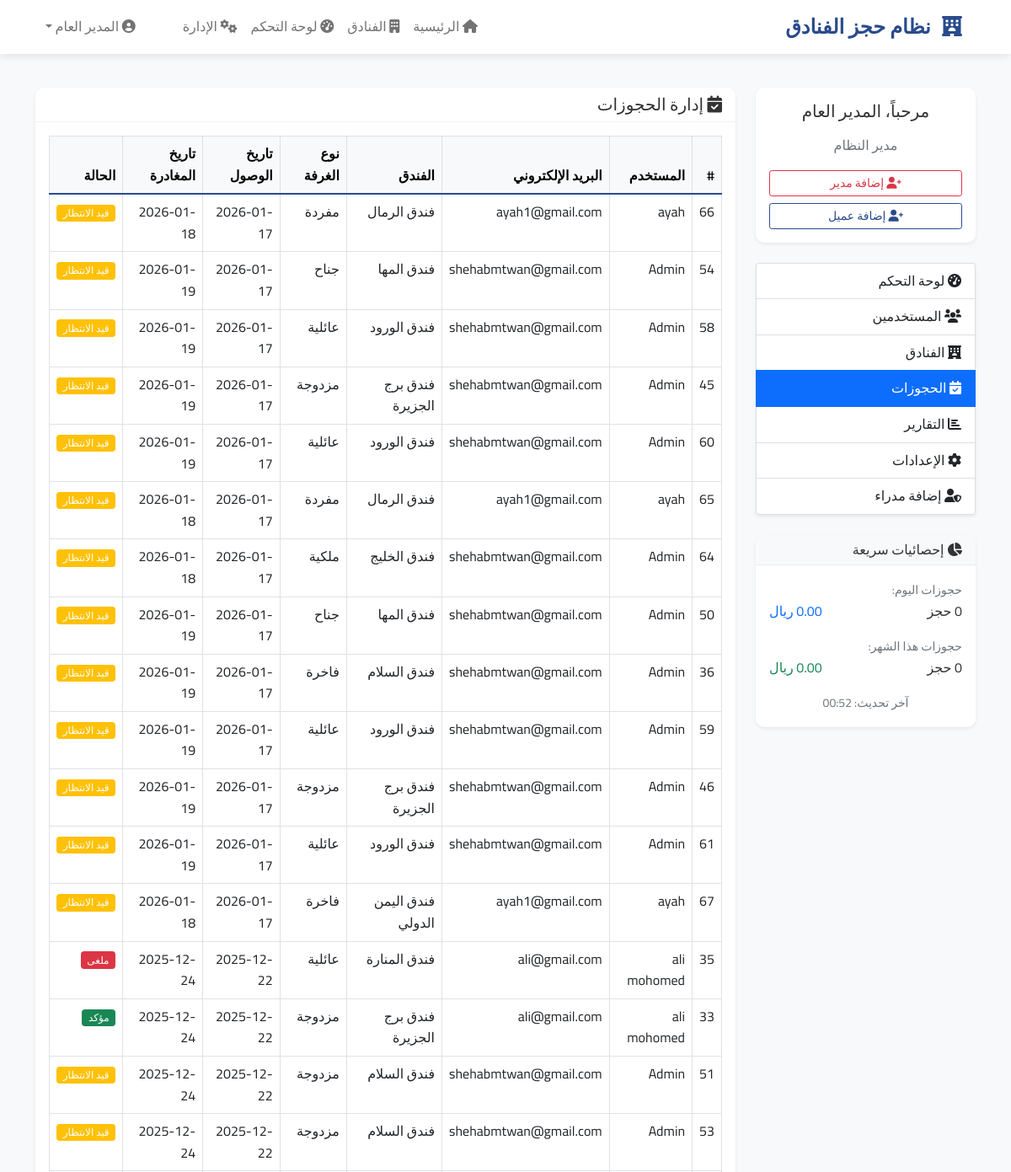
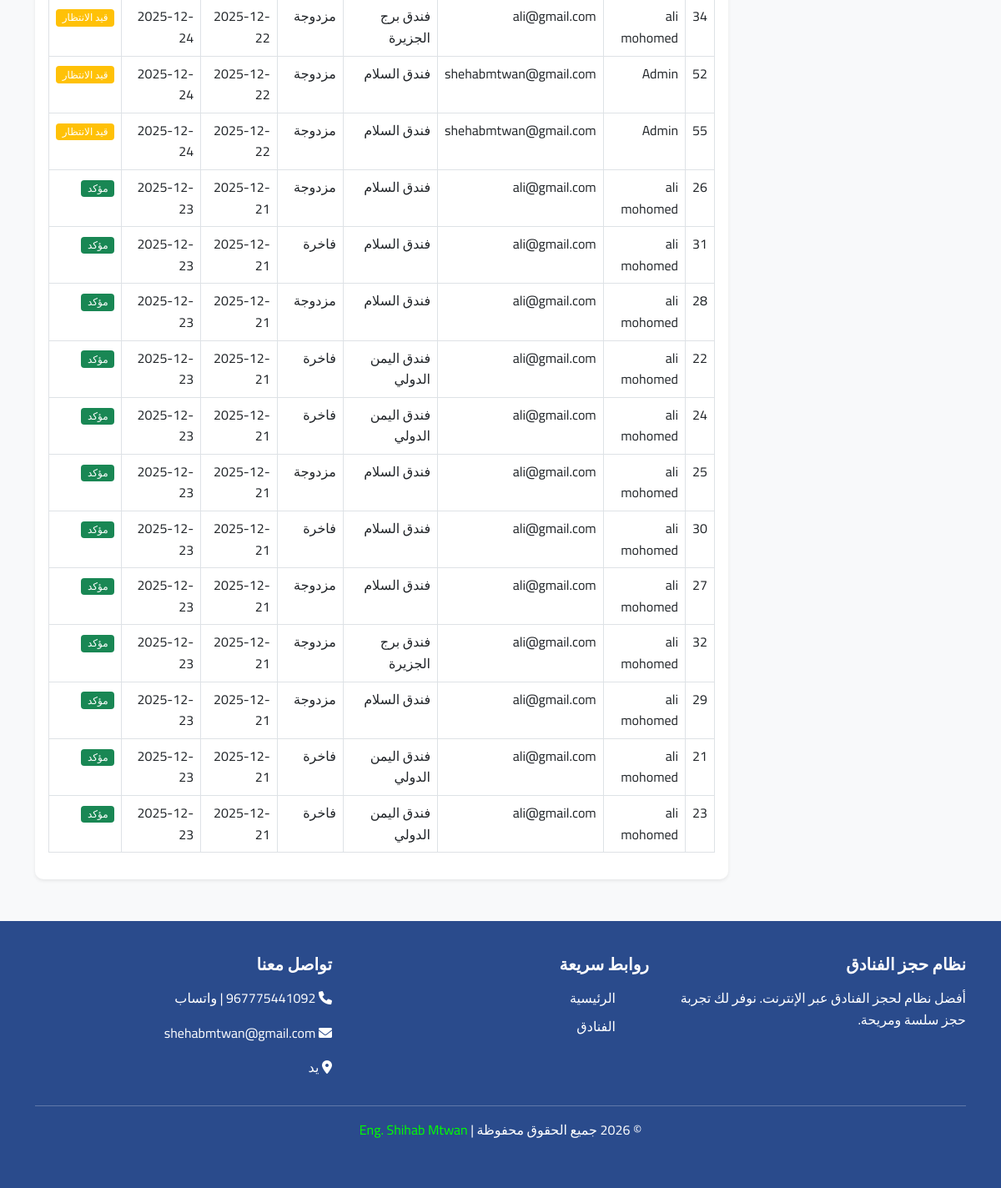
The app's page /admin/bookings.php (signed in) with its own data (2 pictures, top to bottom).
### tables this page shows
CREATE TABLE `bookings` (
  `id` int(11) NOT NULL,
  `user_id` int(11) NOT NULL,
  `room_id` int(11) NOT NULL,
  `hotel_id` int(11) NOT NULL,
  `check_in` date NOT NULL,
  `check_out` date NOT NULL,
  `total_nights` int(11) DEFAULT NULL,
  `total_price` decimal(10,2) DEFAULT NULL,
  `guests` int(11) DEFAULT 1,
  `status` enum('pending','confirmed','cancelled','completed') DEFAULT 'pending',
  `special_requests` text DEFAULT NULL,
  `payment_method` varchar(50) DEFAULT 'pay_at_hotel',
  `booking_date` timestamp NOT NULL DEFAULT current_timestamp()
);

CREATE TABLE `users` (
  `id` int(11) NOT NULL,
  `username` varchar(50) NOT NULL,
  `email` varchar(100) NOT NULL,
  `password` varchar(255) NOT NULL,
  `full_name` varchar(100) DEFAULT NULL,
  `user_type` enum('admin','manager','customer') DEFAULT 'customer',
  `profile_image` varchar(255) DEFAULT 'default.jpg',
  `birth_date` date DEFAULT NULL,
  `phone` varchar(20) DEFAULT NULL,
  `address` text DEFAULT NULL,
  `is_active` tinyint(1) DEFAULT 1,
  `created_at` timestamp NOT NULL DEFAULT current_timestamp()
);

CREATE TABLE `hotels` (
  `id` int(11) NOT NULL,
  `name` varchar(100) NOT NULL,
  `description` text DEFAULT NULL,
  `address` text NOT NULL,
  `city` varchar(50) NOT NULL,
  `country` varchar(50) NOT NULL,
  `star_rating` int(11) DEFAULT 3,
  `manager_id` int(11) DEFAULT NULL,
  `images` text DEFAULT NULL,
  `amenities` text DEFAULT NULL,
  `is_active` tinyint(1) DEFAULT 1,
  `created_at` timestamp NOT NULL DEFAULT current_timestamp()
);

CREATE TABLE `rooms` (
  `id` int(11) NOT NULL,
  `hotel_id` int(11) NOT NULL,
  `room_number` varchar(20) DEFAULT NULL,
  `room_type` varchar(50) NOT NULL,
  `description` text DEFAULT NULL,
  `price_per_night` decimal(10,2) NOT NULL,
  `capacity` int(11) NOT NULL DEFAULT 2,
  `total_rooms` int(11) NOT NULL DEFAULT 1,
  `available_rooms` int(11) NOT NULL DEFAULT 1,
  `amenities` text DEFAULT NULL,
  `images` text DEFAULT NULL,
  `created_at` timestamp NOT NULL DEFAULT current_timestamp()
);

### admin/bookings.php (the view, shortened to what this page needs)
<?php
require_once '../includes/functions.php';
$sql = "
    SELECT
        b.id,
        u.full_name,
        u.email,
        h.name AS hotel_name,
        r.room_type,
        b.check_in,
        b.check_out,
        b.status
    FROM bookings b
    JOIN users u ON b.user_id = u.id
    JOIN rooms r ON b.room_id = r.id
    JOIN hotels h ON r.hotel_id = h.id
    ORDER BY b.check_in DESC
";
$result = $conn->query($sql);
?>
<?php include '../includes/header.php'; ?>
<div class="row">
    <div class="col-md-3">
        <?php include 'admin-sidebar.php'; ?>
    </div>
    <div class="col-md-9">
        <div class="card shadow-sm">
            <div class="card-header bg-white d-flex justify-content-between align-items-center">
                <h5 class="mb-0"><i class="fas fa-calendar-check"></i> إدارة الحجوزات</h5>
            </div>
            <div class="card-body">
                <div class="table-responsive">
                    <table class="table table-hover table-bordered">
                        <thead class="table-light">
                            <tr>
                                <th>#</th>
                                <th>المستخدم</th>
                                <th>البريد الإلكتروني</th>
                                <th>الفندق</th>
                                <th>نوع الغرفة</th>
                                <th>تاريخ الوصول</th>
                                <th>تاريخ المغادرة</th>
                                <th>الحالة</th>
                            </tr>
                        </thead>
                        <tbody>
                            <?php if ($result->num_rows == 0): ?>
                                <tr>
                                    <td colspan="8" class="text-center py-4">
                                        <i class="fas fa-calendar-times fa-2x text-muted mb-3"></i>
                                        <p class="text-muted">لا توجد حجوزات</p>
                                    </td>
                                </tr>
                            <?php else: ?>
                                <?php while ($b = $result->fetch_assoc()): ?>
                                    <tr>
                                        <td><?= $b['id']; ?></td>
                                        <td><?= htmlspecialchars($b['full_name']); ?></td>
                                        <td><?= htmlspecialchars($b['email']); ?></td>
                                        <td><?= htmlspecialchars($b['hotel_name']); ?></td>
                                        <td><?= htmlspecialchars($b['room_type']); ?></td>
                                        <td><?= htmlspecialchars($b['check_in']); ?></td>
                                        <td><?= htmlspecialchars($b['check_out']); ?></td>
                                        <td>
                                            <?php
                                                if ($b['status'] == 'pending') echo '<span class="badge bg-warning">قيد الانتظار</span>';
                                                elseif ($b['status'] == 'confirmed') echo '<span class="badge bg-success">مؤكد</span>';
                                                elseif ($b['status'] == 'cancelled') echo '<span class="badge bg-danger">ملغى</span>';
                                            ?>
                                        </td>
                                    </tr>
                                <?php endwhile; ?>
                            <?php endif; ?>
                        </tbody>
                    </table>
                </div>
            </div>
        </div>
    </div>
</div>
<?php include '../includes/footer.php'; ?>

### css/style.css (style rules this page uses)
:root { --primary-color: #2A4B8C; --secondary-color: #F5B041; --accent-color: #2ECC71; --light-bg: #F8F9FA; --dark-text: #333333; --danger-color: #DC3545; --warning-color: #FFC107; --info-color: #17A2B8; --success-color: #28A745; }
body { font-family: 'Cairo', sans-serif; background-color: var(--light-bg); color: var(--dark-text); padding-top: 80px; line-height: 1.6; }
.card { border: none; box-shadow: 0 5px 15px rgba(0,0,0,0.08); transition: transform 0.3s, box-shadow 0.3s; border-radius: 10px; overflow: hidden; }
.card-header { border-bottom: 1px solid rgba(0,0,0,0.05); font-weight: 600; }
.table { --bs-table-bg: transparent; --bs-table-striped-bg: rgba(0,0,0,0.02); }
.table thead th { border-bottom: 2px solid var(--primary-color); font-weight: 600; }
.badge { font-weight: 500; padding: 0.35em 0.65em; }

### includes/header.php (style rules this page uses)
:root { --primary-color: #2A4B8C; --secondary-color: #F5B041; --accent-color: #2ECC71; --light-bg: #F8F9FA; --dark-text: #333333; }
body { font-family: 'Cairo', sans-serif; background-color: var(--light-bg); color: var(--dark-text); padding-top: 80px; }

### records on screen
bookings: id "66", user.full_name "ayah", user.email "ayah1@gmail.com", hotel.name "فندق الرمال", room.room_type "مفردة", check_in "2026-01-17", check_out "2026-01-18", status "قيد الانتظار"
bookings: id "54", user.full_name "Admin", user.email "shehabmtwan@gmail.com", hotel.name "فندق المها", room.room_type "جناح", check_in "2026-01-17", check_out "2026-01-19", status "قيد الانتظار"
bookings: id "58", user.full_name "Admin", user.email "shehabmtwan@gmail.com", hotel.name "فندق الورود", room.room_type "عائلية", check_in "2026-01-17", check_out "2026-01-19", status "قيد الانتظار"
bookings: id "45", user.full_name "Admin", user.email "shehabmtwan@gmail.com", hotel.name "فندق برج الجزيرة", room.room_type "مزدوجة", check_in "2026-01-17", check_out "2026-01-19", status "قيد الانتظار"
bookings: id "60", user.full_name "Admin", user.email "shehabmtwan@gmail.com", hotel.name "فندق الورود", room.room_type "عائلية", check_in "2026-01-17", check_out "2026-01-19", status "قيد الانتظار"
bookings: id "65", user.full_name "ayah", user.email "ayah1@gmail.com", hotel.name "فندق الرمال", room.room_type "مفردة", check_in "2026-01-17", check_out "2026-01-18", status "قيد الانتظار"
bookings: id "64", user.full_name "Admin", user.email "shehabmtwan@gmail.com", hotel.name "فندق الخليج", room.room_type "ملكية", check_in "2026-01-17", check_out "2026-01-18", status "قيد الانتظار"
bookings: id "50", user.full_name "Admin", user.email "shehabmtwan@gmail.com", hotel.name "فندق المها", room.room_type "جناح", check_in "2026-01-17", check_out "2026-01-19", status "قيد الانتظار"
bookings: id "36", user.full_name "Admin", user.email "shehabmtwan@gmail.com", hotel.name "فندق السلام", room.room_type "فاخرة", check_in "2026-01-17", check_out "2026-01-19", status "قيد الانتظار"
bookings: id "59", user.full_name "Admin", user.email "shehabmtwan@gmail.com", hotel.name "فندق الورود", room.room_type "عائلية", check_in "2026-01-17", check_out "2026-01-19", status "قيد الانتظار"
bookings: id "46", user.full_name "Admin", user.email "shehabmtwan@gmail.com", hotel.name "فندق برج الجزيرة", room.room_type "مزدوجة", check_in "2026-01-17", check_out "2026-01-19", status "قيد الانتظار"
bookings: id "61", user.full_name "Admin", user.email "shehabmtwan@gmail.com", hotel.name "فندق الورود", room.room_type "عائلية", check_in "2026-01-17", check_out "2026-01-19", status "قيد الانتظار"
bookings: id "67", user.full_name "ayah", user.email "ayah1@gmail.com", hotel.name "فندق اليمن الدولي", room.room_type "فاخرة", check_in "2026-01-17", check_out "2026-01-18", status "قيد الانتظار"
bookings: id "35", user.full_name "ali mohomed", user.email "ali@gmail.com", hotel.name "فندق المنارة", room.room_type "عائلية", check_in "2025-12-22", check_out "2025-12-24", status "ملغى"
bookings: id "33", user.full_name "ali mohomed", user.email "ali@gmail.com", hotel.name "فندق برج الجزيرة", room.room_type "مزدوجة", check_in "2025-12-22", check_out "2025-12-24", status "مؤكد"
bookings: id "51", user.full_name "Admin", user.email "shehabmtwan@gmail.com", hotel.name "فندق السلام", room.room_type "مزدوجة", check_in "2025-12-22", check_out "2025-12-24", status "قيد الانتظار"
bookings: id "53", user.full_name "Admin", user.email "shehabmtwan@gmail.com", hotel.name "فندق السلام", room.room_type "مزدوجة", check_in "2025-12-22", check_out "2025-12-24", status "قيد الانتظار"
bookings: id "34", user.full_name "ali mohomed", user.email "ali@gmail.com", hotel.name "فندق برج الجزيرة", room.room_type "مزدوجة", check_in "2025-12-22", check_out "2025-12-24", status "قيد الانتظار"
bookings: id "52", user.full_name "Admin", user.email "shehabmtwan@gmail.com", hotel.name "فندق السلام", room.room_type "مزدوجة", check_in "2025-12-22", check_out "2025-12-24", status "قيد الانتظار"
bookings: id "55", user.full_name "Admin", user.email "shehabmtwan@gmail.com", hotel.name "فندق السلام", room.room_type "مزدوجة", check_in "2025-12-22", check_out "2025-12-24", status "قيد الانتظار"
bookings: id "26", user.full_name "ali mohomed", user.email "ali@gmail.com", hotel.name "فندق السلام", room.room_type "مزدوجة", check_in "2025-12-21", check_out "2025-12-23", status "مؤكد"
bookings: id "31", user.full_name "ali mohomed", user.email "ali@gmail.com", hotel.name "فندق السلام", room.room_type "فاخرة", check_in "2025-12-21", check_out "2025-12-23", status "مؤكد"
bookings: id "28", user.full_name "ali mohomed", user.email "ali@gmail.com", hotel.name "فندق السلام", room.room_type "مزدوجة", check_in "2025-12-21", check_out "2025-12-23", status "مؤكد"
bookings: id "22", user.full_name "ali mohomed", user.email "ali@gmail.com", hotel.name "فندق اليمن الدولي", room.room_type "فاخرة", check_in "2025-12-21", check_out "2025-12-23", status "مؤكد"
bookings: id "24", user.full_name "ali mohomed", user.email "ali@gmail.com", hotel.name "فندق اليمن الدولي", room.room_type "فاخرة", check_in "2025-12-21", check_out "2025-12-23", status "مؤكد"
bookings: id "25", user.full_name "ali mohomed", user.email "ali@gmail.com", hotel.name "فندق السلام", room.room_type "مزدوجة", check_in "2025-12-21", check_out "2025-12-23", status "مؤكد"
bookings: id "30", user.full_name "ali mohomed", user.email "ali@gmail.com", hotel.name "فندق السلام", room.room_type "فاخرة", check_in "2025-12-21", check_out "2025-12-23", status "مؤكد"
bookings: id "27", user.full_name "ali mohomed", user.email "ali@gmail.com", hotel.name "فندق السلام", room.room_type "مزدوجة", check_in "2025-12-21", check_out "2025-12-23", status "مؤكد"
bookings: id "32", user.full_name "ali mohomed", user.email "ali@gmail.com", hotel.name "فندق برج الجزيرة", room.room_type "مزدوجة", check_in "2025-12-21", check_out "2025-12-23", status "مؤكد"
bookings: id "29", user.full_name "ali mohomed", user.email "ali@gmail.com", hotel.name "فندق السلام", room.room_type "مزدوجة", check_in "2025-12-21", check_out "2025-12-23", status "مؤكد"
bookings: id "21", user.full_name "ali mohomed", user.email "ali@gmail.com", hotel.name "فندق اليمن الدولي", room.room_type "فاخرة", check_in "2025-12-21", check_out "2025-12-23", status "مؤكد"
bookings: id "23", user.full_name "ali mohomed", user.email "ali@gmail.com", hotel.name "فندق اليمن الدولي", room.room_type "فاخرة", check_in "2025-12-21", check_out "2025-12-23", status "مؤكد"

### other values on screen
$_SESSION['full_name'] "المدير العام"
$stats['اليوم']['bookings'] "0"
$stats['اليوم']['revenue'] "0.00"
$stats['الشهر']['bookings'] "0"
$stats['الشهر']['revenue'] "0.00"
